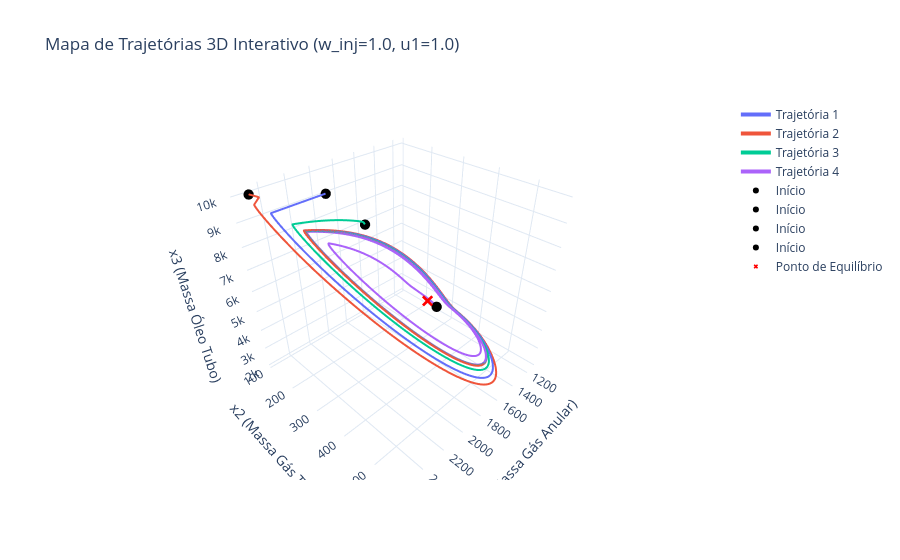

Notebook code for this chart:
### Code cell
import plotly.graph_objects as go
import pandas as pd
import numpy as np

# --- Criar figura interativa ---
fig = go.Figure()

# Adicionar cada trajetória
for i, traj in enumerate(all_trajectories):
    fig.add_trace(go.Scatter3d(
        x=traj['x1'], y=traj['x2'], z=traj['x3'],
        mode='lines',
        line=dict(width=4),
        name=f"Trajetória {i+1}"
    ))

# Ponto inicial (preto)
for traj in all_trajectories:
    fig.add_trace(go.Scatter3d(
        x=[traj['x1'][0]], y=[traj['x2'][0]], z=[traj['x3'][0]],
        mode='markers',
        marker=dict(size=6, color='black', symbol='circle'),
        name='Início'
    ))



# Ponto de equilíbrio (vermelho)
if equilibrium_point is not None:
    fig.add_trace(go.Scatter3d(
        x=[equilibrium_point[0]], y=[equilibrium_point[1]], z=[equilibrium_point[2]],
        mode='markers',
        marker=dict(size=4, color='red', symbol='x'),
        name='Ponto de Equilíbrio'
    ))

# Layout
fig.update_layout(
    scene=dict(
        xaxis_title='x1 (Massa Gás Anular)',
        yaxis_title='x2 (Massa Gás Tubo)',
        zaxis_title='x3 (Massa Óleo Tubo)',
    ),
    title=f"Mapa de Trajetórias 3D Interativo (w_inj={w_inj}, u1={u1})",
    showlegend=True,
    template="plotly_white"
)

fig.show()

### Figure 1 — Plotly figure (JSON) as saved in the notebook; plotly's stock layout.template omitted (floating-point values rounded to 4 significant figures; data arrays with more than 128 entries replaced by an {"elided": "..."} marker saying what was removed)
{"data": [{"line": {"width": 4}, "mode": "lines", "name": "Trajetória 1", "type": "scatter3d", "x": {"elided": "20000 float values"}, "y": {"elided": "20000 float values"}, "z": {"elided": "20000 float values"}}, {"line": {"width": 4}, "mode": "lines", "name": "Trajetória 2", "type": "scatter3d", "x": {"elided": "20000 float values"}, "y": {"elided": "20000 float values"}, "z": {"elided": "20000 float values"}}, {"line": {"width": 4}, "mode": "lines", "name": "Trajetória 3", "type": "scatter3d", "x": {"elided": "20000 float values"}, "y": {"elided": "20000 float values"}, "z": {"elided": "20000 float values"}}, {"line": {"width": 4}, "mode": "lines", "name": "Trajetória 4", "type": "scatter3d", "x": {"elided": "20000 float values"}, "y": {"elided": "20000 float values"}, "z": {"elided": "20000 float values"}}, {"marker": {"color": "black", "size": 6, "symbol": "circle"}, "mode": "markers", "name": "Início", "type": "scatter3d", "x": [2047.0], "y": [169.0], "z": [9588.0]}, {"marker": {"color": "black", "size": 6, "symbol": "circle"}, "mode": "markers", "name": "Início", "type": "scatter3d", "x": [2493.0], "y": [108.0], "z": [10000.0]}, {"marker": {"color": "black", "size": 6, "symbol": "circle"}, "mode": "markers", "name": "Início", "type": "scatter3d", "x": [1801.0], "y": [200.1], "z": [8009.0]}, {"marker": {"color": "black", "size": 6, "symbol": "circle"}, "mode": "markers", "name": "Início", "type": "scatter3d", "x": [1453.0], "y": [336.5], "z": [4067.0]}, {"marker": {"color": "red", "size": 4, "symbol": "x"}, "mode": "markers", "name": "Ponto de Equilíbrio", "type": "scatter3d", "x": [1510.0], "y": [321.0], "z": [4424.0]}], "layout": {"scene": {"xaxis": {"title": {"text": "x1 (Massa Gás Anular)"}}, "yaxis": {"title": {"text": "x2 (Massa Gás Tubo)"}}, "zaxis": {"title": {"text": "x3 (Massa Óleo Tubo)"}}}, "showlegend": true, "title": {"text": "Mapa de Trajetórias 3D Interativo (w_inj=1.0, u1=1.0)"}}}
